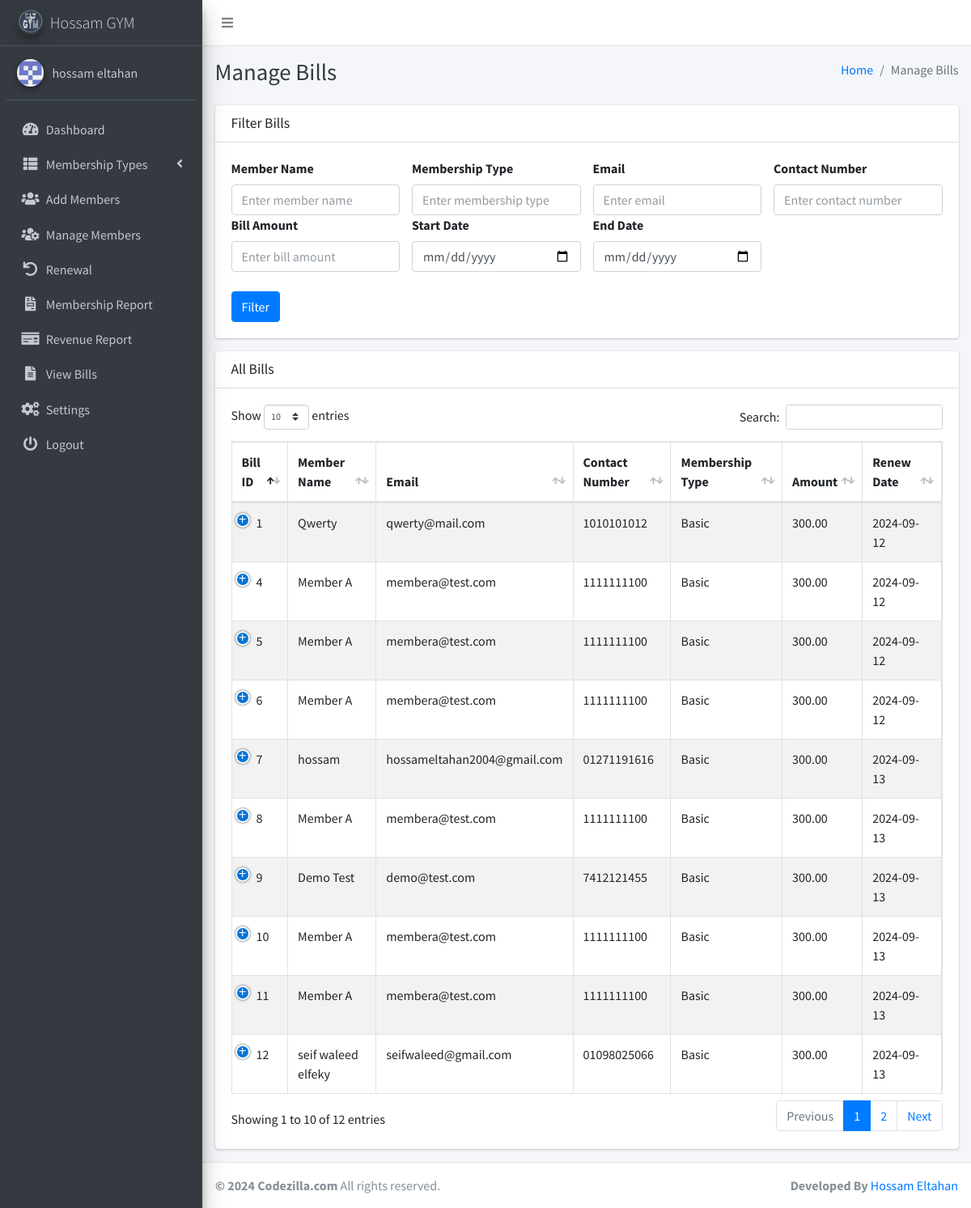
Screenshot of /all_bills.php with the database file from the repository.
### tables this page shows
CREATE TABLE `settings` (
  `id` int(11) NOT NULL,
  `system_name` varchar(255) NOT NULL,
  `logo` varchar(255) NOT NULL,
  `currency` varchar(50) NOT NULL,
  `gym_address` varchar(255) DEFAULT NULL,
  `gym_contact` varchar(255) DEFAULT NULL,
  `gym_email` varchar(255) DEFAULT NULL,
  `gym_manager` varchar(255) DEFAULT NULL
);

CREATE TABLE `bills` (
  `id` int(11) NOT NULL,
  `member_id` int(11) NOT NULL,
  `membership_type` varchar(255) DEFAULT NULL,
  `amount` decimal(10,2) DEFAULT NULL,
  `renew_duration` int(11) DEFAULT NULL,
  `total_amount` decimal(10,2) DEFAULT NULL,
  `renew_date` date DEFAULT NULL,
  `expiry_date` date DEFAULT NULL
);

CREATE TABLE `members` (
  `id` int(11) NOT NULL,
  `fullname` varchar(255) NOT NULL,
  `dob` date NOT NULL,
  `gender` varchar(10) NOT NULL,
  `contact_number` varchar(20) NOT NULL,
  `email` varchar(255) NOT NULL,
  `address` varchar(255) NOT NULL,
  `country` varchar(255) NOT NULL,
  `postcode` varchar(20) NOT NULL,
  `occupation` varchar(255) NOT NULL,
  `membership_type` int(11) NOT NULL,
  `membership_number` varchar(20) NOT NULL,
  `created_at` timestamp NOT NULL DEFAULT current_timestamp(),
  `photo` varchar(255) NOT NULL,
  `expiry_date` date DEFAULT NULL
);

### all_bills.php (the view, shortened to what this page needs)
<?php
include('includes/config.php');
$sql = "SELECT b.id, b.member_id, b.membership_type, b.amount, b.renew_duration, b.total_amount, b.renew_date, b.expiry_date, m.fullname, m.email, m.contact_number
        FROM bills b
        JOIN members m ON b.member_id = m.id
        WHERE 1";
$sql .= " ORDER BY b.renew_date DESC";
$result = $conn->query($sql);
?>
<?php include('includes/header.php'); ?>
<body class="hold-transition sidebar-mini layout-fixed layout-navbar-fixed layout-footer-fixed">
<div class="wrapper">
    <?php include('includes/nav.php'); ?>
    <?php include('includes/sidebar.php'); ?>
    <div class="content-wrapper">
        <?php include('includes/pagetitle.php'); ?>
        <section class="content">
            <div class="container-fluid">
                <div class="row">
                    <div class="col-12">
                        <div class="card">
                            <div class="card-header">
                                <h3 class="card-title">Filter Bills</h3>
                            </div>
                            <div class="card-body">
                                <form method="POST" action="">
                                    <div class="row">
                                        <div class="col-md-3">
                                            <label>Member Name</label>
                                            <input type="text" name="member_name" class="form-control" placeholder="Enter member name">
                                        </div>
                                        <div class="col-md-3">
                                            <label>Membership Type</label>
                                            <input type="text" name="membership_type" class="form-control" placeholder="Enter membership type">
                                        </div>
                                        <div class="col-md-3">
                                            <label>Email</label>
                                            <input type="text" name="member_email" class="form-control" placeholder="Enter email">
                                        </div>
                                        <div class="col-md-3">
                                            <label>Contact Number</label>
                                            <input type="text" name="contact_number" class="form-control" placeholder="Enter contact number">
                                        </div>
                                        <div class="col-md-3">
                                            <label>Bill Amount</label>
                                            <input type="text" name="bill_amount" class="form-control" placeholder="Enter bill amount">
                                        </div>
                                        <div class="col-md-3">
                                            <label>Start Date</label>
                                            <input type="date" name="start_date" class="form-control">
                                        </div>
                                        <div class="col-md-3">
                                            <label>End Date</label>
                                            <input type="date" name="end_date" class="form-control">
                                        </div>
                                    </div>
                                    <br>
                                    <button type="submit" class="btn btn-primary">Filter</button>
                                </form>
                            </div>
                        </div>
                        <div class="card">
                            <div class="card-header">
                                <h3 class="card-title">All Bills</h3>
                            </div>
                            <div class="card-body">
                                <table id="example1" class="table table-bordered table-striped">
                                    <thead>
                                        <tr>
                                            <th>Bill ID</th>
                                            <th>Member Name</th>
                                            <th>Email</th>
                                            <th>Contact Number</th>
                                            <th>Membership Type</th>
                                            <th>Amount</th>
                                            <th>Renew Date</th>
                                        </tr>
                                    </thead>
                                    <tbody>
                                        <?php while ($row = $result->fetch_assoc()) { ?>
                                            <tr>
                                                <td><?php echo $row['id']; ?></td>
                                                <td><?php echo $row['fullname']; ?></td>
                                                <td><?php echo $row['email']; ?></td>
                                                <td><?php echo $row['contact_number']; ?></td>
                                                <td><?php echo $row['membership_type']; ?></td>
                                                <td><?php echo $row['amount']; ?></td>
                                                <td><?php echo $row['renew_date']; ?></td>
                                            </tr>
                                        <?php } ?>
                                    </tbody>
                                </table>
                            </div>
                        </div>
                    </div>
                </div>
            </div>
        </section>
    </div>
    <footer class="main-footer">
        <strong>&copy; <?php echo date('Y'); ?> Codezilla.com</strong> All rights reserved.
        <div class="float-right d-none d-sm-inline-block">
            <b>Developed By</b> <a href="https://www.linkedin.com/in/hossam-eltahan-24528b253/">Hossam Eltahan</a>
        </div>
    </footer>
</div>
</body>
</html>

### includes/sidebar.php (shortened to what this page needs)
<aside class="main-sidebar sidebar-dark-primary elevation-4">
  <a href="" class="brand-link">
    <img src="<?php echo getLogoUrl(); ?>" alt="Logo" class="brand-image img-circle elevation-3" style="opacity: .8">
    <span class="brand-text font-weight-light"><?php echo getSystemName(); ?></span>
  </a>
  <?php
  function getSystemName()
  {
      global $conn;
      $systemNameQuery = "SELECT system_name FROM settings";
      $systemNameResult = $conn->query($systemNameQuery);
      if ($systemNameResult->num_rows > 0) {
          $systemNameRow = $systemNameResult->fetch_assoc();
          return $systemNameRow['system_name'];
      } else {
          return 'Codezilla';
      }
  }
  function getLogoUrl()
  {
      global $conn;
      $logoQuery = "SELECT logo FROM settings";
      $logoResult = $conn->query($logoQuery);
      if ($logoResult->num_rows > 0) {
          $logoRow = $logoResult->fetch_assoc();
          return $logoRow['logo'];
      } else {
          return 'dist/img/AdminLTELogo.png';
      }
  }
  function getGymManagerName()
  {
      global $conn;
      $managerQuery = "SELECT gym_manager FROM settings";
      $managerResult = $conn->query($managerQuery);
      if ($managerResult->num_rows > 0) {
          $managerRow = $managerResult->fetch_assoc();
          return $managerRow['gym_manager'];
      } else {
          return 'Gym Manager';
      }
  }
  ?>
  <div class="sidebar">
    <div class="user-panel mt-3 pb-3 mb-3 d-flex">
      <div class="image">
        <img src="dist/img/2382414.png" class="img-circle elevation-2" alt="User Image">
      </div>
      <div class="info">
        <a href="#" class="d-block"><?php echo getGymManagerName(); ?></a>
      </div>
    </div>
    <nav class="mt-2">
      <ul class="nav nav-pills nav-sidebar flex-column" data-widget="treeview" role="menu" data-accordion="false">
        <li class="nav-item">
          <a href="dashboard.php" class="nav-link <?php echo ($current_page == 'dashboard.php') ? 'active' : ''; ?>">
            <i class="nav-icon fas fa-tachometer-alt"></i>
            <p>Dashboard</p>
          </a>
        </li>
        <li class="nav-item has-treeview">
          <a href="#" class="nav-link <?php echo ($current_page == 'add_type.php' || $current_page == 'view_type.php' || $current_page == 'edit_type.php') ? 'active' : ''; ?>">
            <i class="nav-icon fas fa-th-list"></i>
            <p>
              Membership Types
              <i class="fas fa-angle-left right"></i>
            </p>
          </a>
        </li>
        <li class="nav-item">
          <a href="add_members.php" class="nav-link <?php echo ($current_page == 'add_members.php') ? 'active' : ''; ?>">
            <i class="nav-icon fas fa-users"></i>
            <p>Add Members</p>
          </a>
        </li>
        <li class="nav-item">
          <a href="manage_members.php" class="nav-link <?php echo ($current_page == 'manage_members.php' || $current_page == 'edit_member.php' || $current_page == 'memberProfile.php') ? 'active' : ''; ?>">
            <i class="nav-icon fas fa-users-cog"></i>
            <p>Manage Members</p>
          </a>
        </li>
        <li class="nav-item">
          <a href="list_renewal.php" class="nav-link <?php echo ($current_page == 'list_renewal.php' || $current_page == 'renew.php') ? 'active' : ''; ?>">
            <i class="nav-icon fas fa-undo"></i>
            <p>Renewal</p>
          </a>
        </li>
        <li class="nav-item">
          <a href="report.php" class="nav-link <?php echo ($current_page == 'report.php') ? 'active' : ''; ?>">
            <i class="nav-icon fas fa-file-invoice"></i>
            <p>Membership Report</p>
          </a>
        </li>
        <li class="nav-item">
          <a href="revenue_report.php" class="nav-link <?php echo ($current_page == 'revenue_report.php') ? 'active' : ''; ?>">
            <i class="nav-icon fas fa-money-check"></i>
            <p>Revenue Report</p>
          </a>
        </li>
        <li class="nav-item">
          <a href="all_bills.php" class="nav-link <?php echo ($current_page == 'all_bills.php') ? 'active' : ''; ?>">
            <i class="nav-icon fas fa-file-alt"></i>
            <p>View Bills</p>
          </a>
        </li>
        <li class="nav-item">
          <a href="settings.php" class="nav-link <?php echo ($current_page == 'settings.php') ? 'active' : ''; ?>">
            <i class="nav-icon fas fa-cogs"></i>
            <p>Settings</p>
          </a>
        </li>
        <li class="nav-item">
          <a href="logout.php" class="nav-link <?php echo ($current_page == 'logout.php') ? 'active' : ''; ?>">
            <i class="nav-icon fas fa-power-off"></i>
            <p>Logout</p>
          </a>
        </li>
      </ul>
    </nav>
  </div>
</aside>

### rows the page displays
settings: logo (picture), system_name "Hossam GYM", gym_manager "hossam eltahan"
bills: id "7", member.fullname "hossam", member.email "hossameltahan2004@gmail.com", member.contact_number "01271191616", membership_type "Basic", amount "300.00", renew_date "2024-09-13"
bills: id "8", member.fullname "Member A", member.email "membera@test.com", member.contact_number "1111111100", membership_type "Basic", amount "300.00", renew_date "2024-09-13"
bills: id "9", member.fullname "Demo Test", member.email "demo@test.com", member.contact_number "7412121455", membership_type "Basic", amount "300.00", renew_date "2024-09-13"
bills: id "10", member.fullname "Member A", member.email "membera@test.com", member.contact_number "1111111100", membership_type "Basic", amount "300.00", renew_date "2024-09-13"
bills: id "11", member.fullname "Member A", member.email "membera@test.com", member.contact_number "1111111100", membership_type "Basic", amount "300.00", renew_date "2024-09-13"
bills: id "12", member.fullname "seif waleed elfeky", member.email "seifwaleed@gmail.com", member.contact_number "01098025066", membership_type "Basic", amount "300.00", renew_date "2024-09-13"
bills: id "1", member.fullname "Qwerty", member.email "qwerty@mail.com", member.contact_number "1010101012", membership_type "Basic", amount "300.00", renew_date "2024-09-12"
bills: id "4", member.fullname "Member A", member.email "membera@test.com", member.contact_number "1111111100", membership_type "Basic", amount "300.00", renew_date "2024-09-12"
bills: id "5", member.fullname "Member A", member.email "membera@test.com", member.contact_number "1111111100", membership_type "Basic", amount "300.00", renew_date "2024-09-12"
bills: id "6", member.fullname "Member A", member.email "membera@test.com", member.contact_number "1111111100", membership_type "Basic", amount "300.00", renew_date "2024-09-12"

### other values shown
$pageTitle "Manage Bills"
